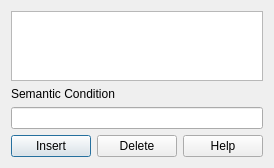
              <widget class="QWidget" name="semanticconditionsm2">
               <property name="geometry">
                <rect>
                 <x>0</x>
                 <y>0</y>
                 <width>257</width>
                 <height>166</height>
                </rect>
               </property>
               <attribute name="label">
                <string>Semantic Conditions</string>
               </attribute>
               <layout class="QVBoxLayout" name="verticalLayout_31">
                <item>
                 <widget class="QTableView" name="tvsemanticconditionviewm2">
                  <property name="alternatingRowColors">
                   <bool>true</bool>
                  </property>
                  <property name="selectionMode">
                   <enum>QAbstractItemView::MultiSelection</enum>
                  </property>
                  <property name="selectionBehavior">
                   <enum>QAbstractItemView::SelectRows</enum>
                  </property>
                  <property name="sortingEnabled">
                   <bool>true</bool>
                  </property>
                 </widget>
                </item>
                <item>
                 <widget class="QLabel" name="lsemanticconditionm2">
                  <property name="text">
                   <string>Semantic Condition</string>
                  </property>
                 </widget>
                </item>
                <item>
                 <widget class="QLineEdit" name="lesemanticconditionm2"/>
                </item>
                <item>
                 <layout class="QHBoxLayout" name="semanticconditionshm2">
                  <item>
                   <widget class="QPushButton" name="bsemanticconditioninsertm2">
                    <property name="text">
                     <string>Insert</string>
                    </property>
                    <property name="icon">
                     <iconset resource="icons.qrc">
                      <normaloff>:/icons/ieditadd.png</normaloff>:/icons/ieditadd.png</iconset>
                    </property>
                    <property name="default">
                     <bool>true</bool>
                    </property>
                   </widget>
                  </item>
                  <item>
                   <widget class="QPushButton" name="bsemanticconditiondeletem2">
                    <property name="text">
                     <string>Delete</string>
                    </property>
                    <property name="icon">
                     <iconset resource="icons.qrc">
                      <normaloff>:/icons/ieditdelete.png</normaloff>:/icons/ieditdelete.png</iconset>
                    </property>
                   </widget>
                  </item>
                  <item>
                   <widget class="QPushButton" name="bsemanticconditionhelpm2">
                    <property name="text">
                     <string>Help</string>
                    </property>
                    <property name="icon">
                     <iconset resource="icons.qrc">
                      <normaloff>:/icons/ihelp.png</normaloff>:/icons/ihelp.png</iconset>
                    </property>
                   </widget>
                  </item>
                 </layout>
                </item>
               </layout>
              </widget>
